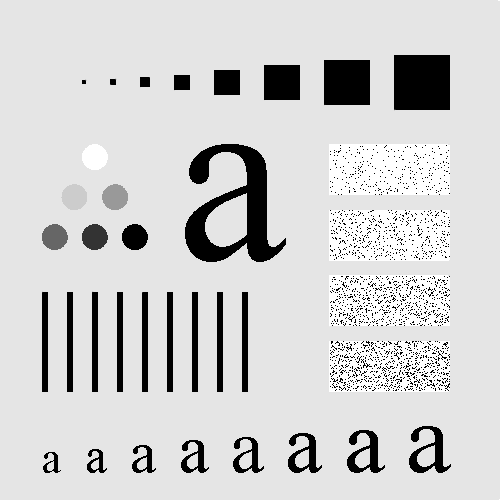
%> input picture lab4-Preprocessing/board.png, 500 x 500 px
$ octave averaging_filters.m   (GNU Octave 9; MATLAB toolbox functions it lacks are replaced by stand-ins)
%> lines starting %> are read from the running program, lines starting %| are printed output that depends on the picture
clearvars
close all
clc

image = imread("board.png");
%> image is the input picture: size 500x500 uint8; min 0, max 255, mean 207.4

%3x3
figure('Name','Averaging filter','NumberTitle','off');
filter = fspecial('average',3);
a = conv2(image,filter,'same');
a = uint8(a);
%> a: size 500x500 uint8
subplot(1,3,1);
imshow(image);
title("Original");

subplot(1,3,2);
imshow(a);
title("Averaging filter (3x3)");

subplot(1,3,3);
absDiff = imabsdiff(image,a);
imshow(absDiff,[]);
title("Absolute difference");

%5x5
figure('Name','Averaging filter','NumberTitle','off');
filter = fspecial('average',5);
a = conv2(image,filter,'same');
%> a: size 500x500 double
a = uint8(a);
%> a: size 500x500 uint8
subplot(1,3,1);
imshow(image);
title("Original");

subplot(1,3,2);
imshow(a);
title("Averaging filter (5x5)");

subplot(1,3,3);
absDiff = imabsdiff(image,a);
imshow(absDiff,[]);
title("Absolute difference");

%9x9
figure('Name','Averaging filter','NumberTitle','off');
filter = fspecial('average',9);
a = conv2(image,filter,'same');
%> a: size 500x500 double
a = uint8(a);
%> a: size 500x500 uint8
subplot(1,3,1);
imshow(image);
title("Original");

subplot(1,3,2);
imshow(a);
title("Averaging filter (9x9)");

subplot(1,3,3);
absDiff = imabsdiff(image,a);
imshow(absDiff,[]);
title("Absolute difference");

%15x15
figure('Name','Averaging filter','NumberTitle','off');
filter = fspecial('average',15);
a = conv2(image,filter,'same');
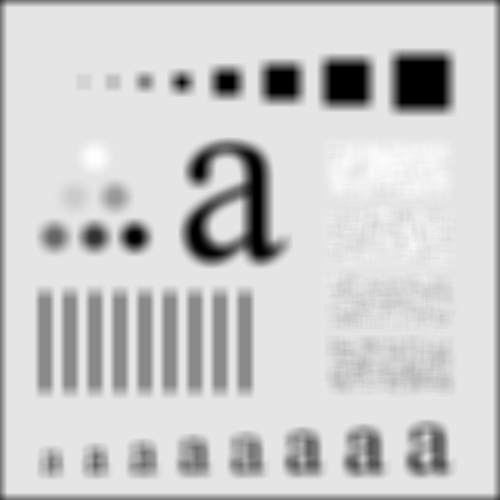
%> a: size 500x500 double; min 0, max 255, mean 204
a = uint8(a);
%> a: size 500x500 uint8
subplot(1,3,1);
imshow(image);
title("Original");

subplot(1,3,2);
imshow(a);
title("Averaging filter (15x15)");

subplot(1,3,3);
absDiff = imabsdiff(image,a);
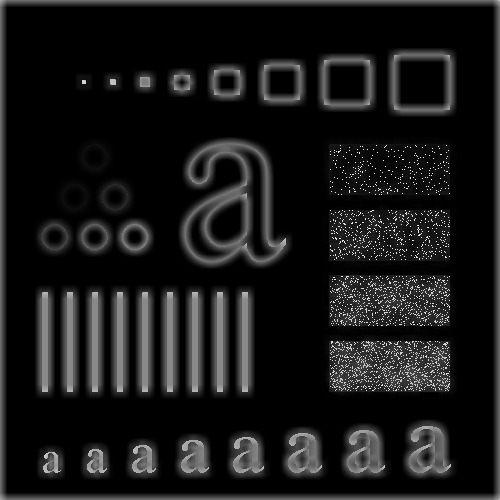
%> absDiff: size 500x500 uint8; min 0, max 252, mean 24.4
imshow(absDiff,[]);
title("Absolute difference");

%35x35
figure('Name','Averaging filter','NumberTitle','off');
filter = fspecial('average',35);
a = conv2(image,filter,'same');
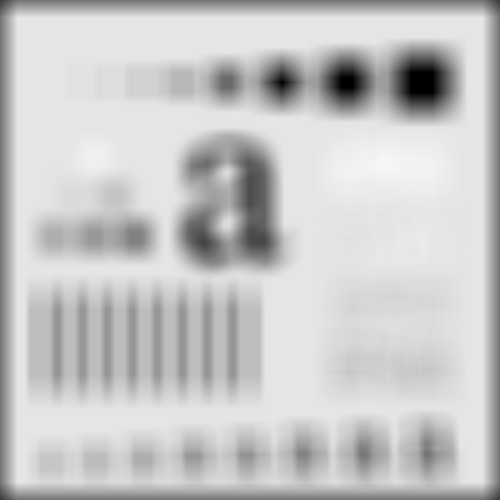
%> a: size 500x500 double; min 0, max 247.3, mean 199.4
a = uint8(a);
%> a: size 500x500 uint8
subplot(1,3,1);
imshow(image);
title("Original");

subplot(1,3,2);
imshow(a);
title("Averaging filter (35x35)");

subplot(1,3,3);
absDiff = imabsdiff(image,a);
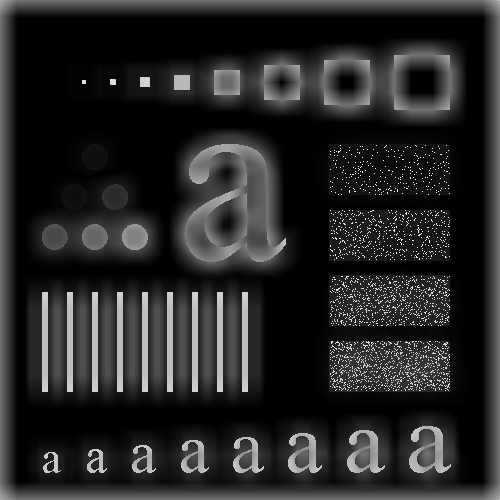
%> absDiff: size 500x500 uint8; min 0, max 247, mean 38.6
imshow(absDiff,[]);
title("Absolute difference");

%appropriate kernel section
M = [1 2 1; 2 4 2; 1 2 1];
M = M/sum(sum(M));
figure('Name','Appropriate kernel section','NumberTitle','off');
filter = M;
a = conv2(image,filter,'same');
%> a: size 500x500 double
a = uint8(a);
%> a: size 500x500 uint8
subplot(1,3,1);
imshow(image);
title("Original");

subplot(1,3,2);
imshow(a);
title("Appropriate kernel section");

subplot(1,3,3);
absDiff = imabsdiff(image,a);
imshow(absDiff,[]);
title("Absolute difference");

%gaussian filter, deviation = 0.5
figure('Name','Gaussian filter, deviation = 0.5','NumberTitle','off');
filter = fspecial('gaussian',5,0.5);
a = conv2(image,filter,'same');
%> a: size 500x500 double
a = uint8(a);
%> a: size 500x500 uint8
subplot(1,3,1);
imshow(image);
title("Original");

subplot(1,3,2);
imshow(a);
title("Gaussian filter, deviation = 0.5");

subplot(1,3,3);
mesh(filter);
title("Mesh of filter");
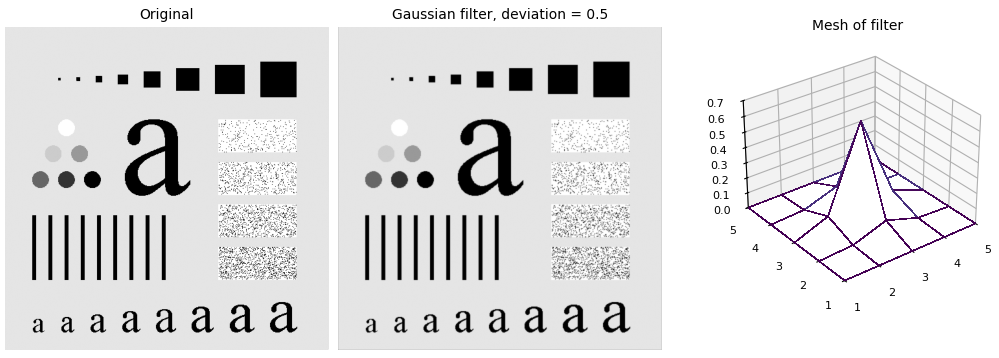
%> figure redrawn from the program's plot data, 3 panels

%gaussian filter, deviation = 0.2
figure('Name','Gaussian filter, deviation = 0.2','NumberTitle','off');
filter = fspecial('gaussian',5,0.2);
a = conv2(image,filter,'same');
%> a: size 500x500 double
a = uint8(a);
subplot(1,3,1);
imshow(image);
title("Original");

subplot(1,3,2);
imshow(a);
title("Gaussian filter, deviation = 0.2");

subplot(1,3,3);
mesh(filter);
title("Mesh of filter");
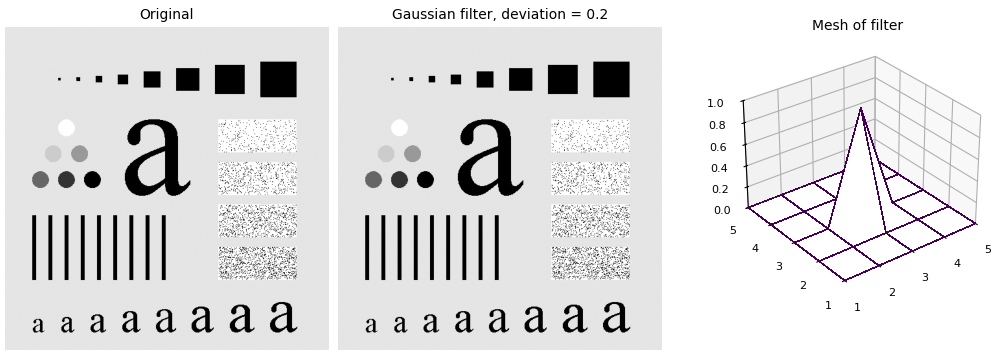
%> figure redrawn from the program's plot data, 3 panels

%gaussian filter, deviation = 0.8
figure('Name','Gaussian filter, deviation = 0.8','NumberTitle','off');
filter = fspecial('gaussian',5,0.8);
a = conv2(image,filter,'same');
a = uint8(a);
%> a: size 500x500 uint8
subplot(1,3,1);
imshow(image);
title("Original");

subplot(1,3,2);
imshow(a);
title("Gaussian filter, deviation = 0.8");

subplot(1,3,3);
mesh(filter);
title("Mesh of filter");
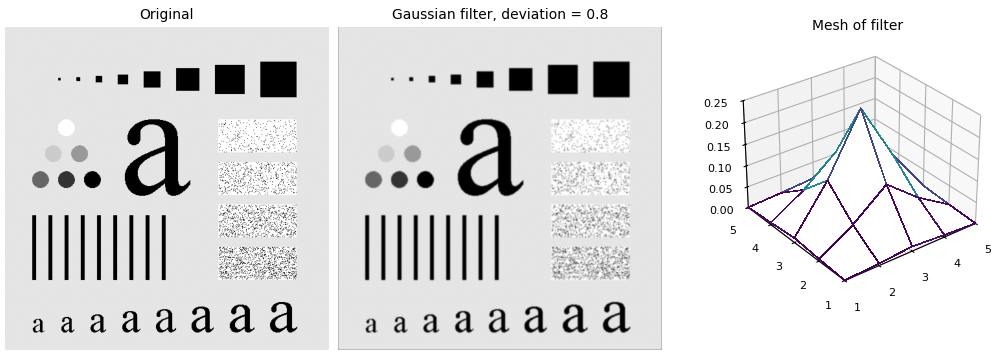
%> figure redrawn from the program's plot data, 3 panels
